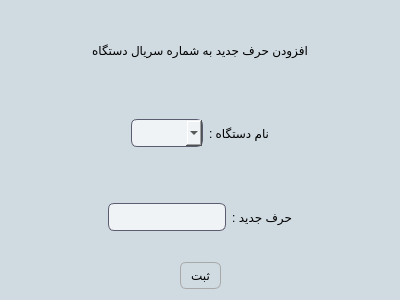
<?xml version="1.0" encoding="UTF-8"?>
<ui version="4.0">
 <class>AddAbr</class>
 <widget class="QWidget" name="AddAbr">
  <property name="geometry">
   <rect>
    <x>0</x>
    <y>0</y>
    <width>400</width>
    <height>300</height>
   </rect>
  </property>
  <property name="windowTitle">
   <string>افزودن حرف </string>
  </property>
  <property name="styleSheet">
   <string notr="true">QPushButton {
    background-color: rgb(228, 229, 244); /* Light gray background */
    border: 1px solid #a9a9a9; /* Darker gray border for a 3D effect */
    border-radius: 6px; /* Rounded corners */
    padding: 5px 10px; /* Padding for a button-like appearance */
    color: black; /* Text color */
    
    /* Subtle gradient for a shiny effect */
    background: qlineargradient(spread:pad, x1:0, y1:0, x2:0, y2:1, 
                                stop:0 #f0f0f0, stop:1 #d3d3d3);
}

QPushButton:hover {
    background-color: #e6e6e6; /* Change to a lighter shade on hover */
    border-color: #b0b0b0; /* Change border color on hover */
}

QPushButton:pressed {
    background-color: #bfbfbf; /* Darker gray when pressed */
    border-color: #808080; /* Slightly darker border when pressed */
}


QWidget {font: 12pt &quot;Segoe UI&quot;;}
QWidget {
    background-color: #d0dae1; /* Dark background color for the entire widget */
    font: 12pt &quot;Segoe UI&quot;;
}

/* Style for QLineEdit with a darker background and smoother edges */
QLineEdit {
    background-color: #eff3f5; /* Darker grayish background */
    color: #000000; /* Light text color for readability */
    border: 1px solid #5c5c70; /* Slightly lighter border for contrast */
    border-radius: 6px; /* Smooth, rounded edges */
    padding: 5px; /* Padding for a cleaner look */
    font: 12pt &quot;Segoe UI&quot;;
}

QLineEdit:focus {
    border-color: #7878a0; /* Lighter border color on focus */
    background-color: #e0e6eb; /* Slightly lighter background on focus */
}

QTextBrowser {
    background-color: #eff3f5; /* Darker grayish background */
    color: #000000; /* Light text color for readability */
    border: 1px solid #5c5c70; /* Slightly lighter border for contrast */
    border-radius: 6px; /* Smooth, rounded edges */
    padding: 5px; /* Padding for a cleaner look */
    font: 12pt &quot;Segoe UI&quot;;
}

QTextBrowser:focus {
    border-color: #7878a0; /* Lighter border color on focus */
    background-color: #e0e6eb; /* Slightly lighter background on focus */
}

QCheckBox {
    color: #000000; /* Light text color for dark background */
    font: 12pt &quot;Segoe UI&quot;;
}

QCheckBox:disabled {
    color: #000000; /* Same text color for disabled state */
    opacity: 1; /* Remove opacity reduction */
}

/* Blue indicator for checked and disabled QCheckBox */
QCheckBox::indicator:checked:disabled {
    background-color: #92a8b9; /* Blue color to appear as enabled */
	opacity: 1;
   /* border: 1px solid #3a7bd5;  Blue border to match the indicator */
}

QCheckBox::indicator:disabled {
    opacity: 1; /* Remove opacity change for checkbox indicator */
}

/* Background color for QWidget */
/* Style for the vertical scrollbar */
QScrollBar:vertical {
    background: #eff3f5; /* Background color of the scrollbar */
    width: 10px; /* Width of the scrollbar */
    margin: 0px 0px 0px 0px; /* Margins around the scrollbar */
    border-radius: 5px; /* Rounded edges for the scrollbar track */
}

/* Style for the horizontal scrollbar */
QScrollBar:horizontal {
    background: #eff3f5; /* Background color of the scrollbar */
    height: 10px; /* Height of the scrollbar */
    margin: 0px 0px 0px 0px; /* Margins around the scrollbar */
    border-radius: 5px; /* Rounded edges for the scrollbar track */
}

/* Handle (scroller) styling for both horizontal and vertical scrollbars */
QScrollBar::handle:vertical, QScrollBar::handle:horizontal {
    background: #92a8b9; /* Color of the scroller */
    min-height: 20px; /* Minimum height for the vertical handle */
    min-width: 20px; /* Minimum width for the horizontal handle */
    border-radius: 5px; /* Smooth, rounded edges for the handle */
}

QScrollBar::handle:vertical:hover, QScrollBar::handle:horizontal:hover {
    background: #b1c1cd; /* Slightly lighter color on hover for the handle */
}

/* Remove the top/bottom buttons on the scrollbar */
QScrollBar::add-line:vertical, QScrollBar::sub-line:vertical,
QScrollBar::add-line:horizontal, QScrollBar::sub-line:horizontal {
    background: none; /* No additional lines/buttons */
    height: 0px;
    width: 0px;
}

QScrollBar::add-page:vertical, QScrollBar::sub-page:vertical,
QScrollBar::add-page:horizontal, QScrollBar::sub-page:horizontal {
    background: none; /* No page scroll styling */
}
QTextEdit {
    background-color: #eff3f5; /* Darker grayish background */
    color: #000000; /* Light text color for readability */
    border: 1px solid #5c5c70; /* Slightly lighter border for contrast */
    border-radius: 6px; /* Smooth, rounded edges */
    padding: 5px; /* Padding for a cleaner look */
    font: 12pt &quot;Segoe UI&quot;;
}

QTextEdit:focus {
    border-color: #7878a0; /* Lighter border color on focus */
    background-color: #e0e6eb; /* Slightly lighter background on focus */
}
QComboBox {
    background-color: #eff3f5; /* Darker grayish background */
    color: #000000; /* Light text color for readability */
    border: 1px solid #5c5c70; /* Slightly lighter border for contrast */
    border-radius: 6px; /* Smooth, rounded edges */
    padding: 5px; /* Padding for a cleaner look */
    font: 12pt &quot;Segoe UI&quot;;
}

QComboBox:focus {
    border-color: #7878a0; /* Lighter border color on focus */
    background-color: #e0e6eb; /* Slightly lighter background on focus */
}
QDateEdit {
    background-color: #eff3f5; /* Darker grayish background */
    color: #000000; /* Light text color for readability */
    border: 1px solid #5c5c70; /* Slightly lighter border for contrast */
    border-radius: 6px; /* Smooth, rounded edges */
    padding: 5px; /* Padding for a cleaner look */
    font: 12pt &quot;Segoe UI&quot;;
}

QDateEdit:focus {
    border-color: #7878a0; /* Lighter border color on focus */
    background-color: #e0e6eb; /* Slightly lighter background on focus */
}</string>
  </property>
  <layout class="QVBoxLayout" name="verticalLayout_2">
   <item>
    <layout class="QVBoxLayout" name="verticalLayout">
     <item>
      <widget class="QLabel" name="label_3">
       <property name="text">
        <string>افزودن حرف جدید به شماره سریال دستگاه</string>
       </property>
       <property name="alignment">
        <set>Qt::AlignmentFlag::AlignCenter</set>
       </property>
      </widget>
     </item>
     <item>
      <layout class="QHBoxLayout" name="horizontalLayout">
       <item>
        <spacer name="horizontalSpacer">
         <property name="orientation">
          <enum>Qt::Orientation::Horizontal</enum>
         </property>
         <property name="sizeHint" stdset="0">
          <size>
           <width>40</width>
           <height>20</height>
          </size>
         </property>
        </spacer>
       </item>
       <item>
        <layout class="QHBoxLayout" name="horizontalLayout_4">
         <item>
          <widget class="QComboBox" name="comboBox"/>
         </item>
         <item>
          <widget class="QLabel" name="label">
           <property name="text">
            <string>نام دستگاه :</string>
           </property>
          </widget>
         </item>
        </layout>
       </item>
       <item>
        <spacer name="horizontalSpacer_2">
         <property name="orientation">
          <enum>Qt::Orientation::Horizontal</enum>
         </property>
         <property name="sizeHint" stdset="0">
          <size>
           <width>40</width>
           <height>20</height>
          </size>
         </property>
        </spacer>
       </item>
      </layout>
     </item>
     <item>
      <layout class="QHBoxLayout" name="horizontalLayout_2">
       <item>
        <spacer name="horizontalSpacer_3">
         <property name="orientation">
          <enum>Qt::Orientation::Horizontal</enum>
         </property>
         <property name="sizeHint" stdset="0">
          <size>
           <width>40</width>
           <height>20</height>
          </size>
         </property>
        </spacer>
       </item>
       <item>
        <layout class="QHBoxLayout" name="horizontalLayout_5">
         <item>
          <widget class="QLineEdit" name="lineEdit"/>
         </item>
         <item>
          <widget class="QLabel" name="label_2">
           <property name="text">
            <string>حرف جدید :</string>
           </property>
          </widget>
         </item>
        </layout>
       </item>
       <item>
        <spacer name="horizontalSpacer_4">
         <property name="orientation">
          <enum>Qt::Orientation::Horizontal</enum>
         </property>
         <property name="sizeHint" stdset="0">
          <size>
           <width>40</width>
           <height>20</height>
          </size>
         </property>
        </spacer>
       </item>
      </layout>
     </item>
     <item>
      <layout class="QHBoxLayout" name="horizontalLayout_3">
       <item>
        <spacer name="horizontalSpacer_5">
         <property name="orientation">
          <enum>Qt::Orientation::Horizontal</enum>
         </property>
         <property name="sizeHint" stdset="0">
          <size>
           <width>40</width>
           <height>20</height>
          </size>
         </property>
        </spacer>
       </item>
       <item>
        <widget class="QPushButton" name="submitButton">
         <property name="text">
          <string>ثبت</string>
         </property>
        </widget>
       </item>
       <item>
        <spacer name="horizontalSpacer_6">
         <property name="orientation">
          <enum>Qt::Orientation::Horizontal</enum>
         </property>
         <property name="sizeHint" stdset="0">
          <size>
           <width>40</width>
           <height>20</height>
          </size>
         </property>
        </spacer>
       </item>
      </layout>
     </item>
    </layout>
   </item>
  </layout>
 </widget>
 <resources/>
 <connections/>
</ui>
